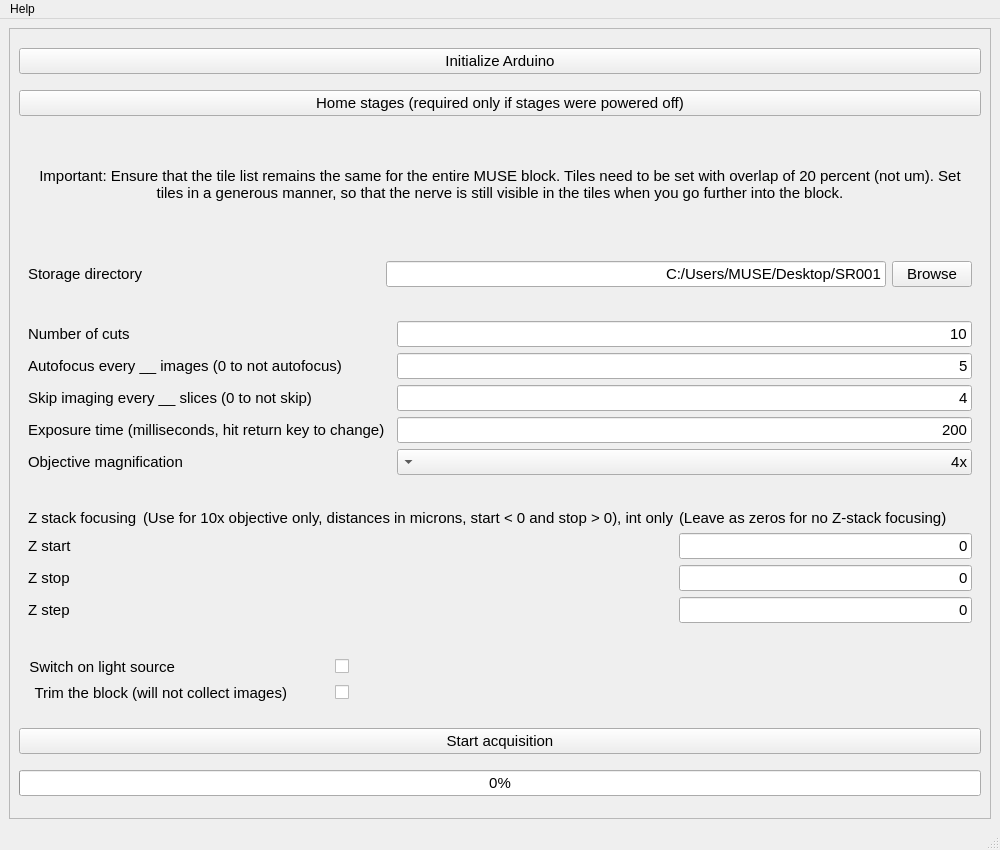
<?xml version="1.0" encoding="UTF-8"?>
<ui version="4.0">
 <class>MainWindow</class>
 <widget class="QMainWindow" name="MainWindow">
  <property name="geometry">
   <rect>
    <x>0</x>
    <y>0</y>
    <width>1000</width>
    <height>850</height>
   </rect>
  </property>
  <property name="sizePolicy">
   <sizepolicy hsizetype="Minimum" vsizetype="Minimum">
    <horstretch>0</horstretch>
    <verstretch>0</verstretch>
   </sizepolicy>
  </property>
  <property name="minimumSize">
   <size>
    <width>1000</width>
    <height>850</height>
   </size>
  </property>
  <property name="windowTitle">
   <string>3D-MUSE-acquire</string>
  </property>
  <property name="styleSheet">
   <string notr="true"/>
  </property>
  <widget class="QWidget" name="centralwidget">
   <layout class="QVBoxLayout" name="verticalLayout">
    <item>
     <widget class="QScrollArea" name="scrollArea">
      <property name="font">
       <font>
        <weight>75</weight>
        <bold>true</bold>
       </font>
      </property>
      <property name="widgetResizable">
       <bool>true</bool>
      </property>
      <widget class="QWidget" name="scrollAreaWidgetContents">
       <property name="geometry">
        <rect>
         <x>0</x>
         <y>0</y>
         <width>980</width>
         <height>789</height>
        </rect>
       </property>
       <layout class="QVBoxLayout" name="verticalLayout_2">
        <item>
         <widget class="QPushButton" name="initializeArduinoButton">
          <property name="sizePolicy">
           <sizepolicy hsizetype="Minimum" vsizetype="Fixed">
            <horstretch>0</horstretch>
            <verstretch>0</verstretch>
           </sizepolicy>
          </property>
          <property name="font">
           <font>
            <family>Segoe UI</family>
            <pointsize>11</pointsize>
            <weight>50</weight>
            <bold>false</bold>
           </font>
          </property>
          <property name="text">
           <string>Initialize Arduino</string>
          </property>
         </widget>
        </item>
        <item>
         <widget class="QPushButton" name="homeStagesPushButton">
          <property name="font">
           <font>
            <family>Segoe UI</family>
            <pointsize>11</pointsize>
            <weight>50</weight>
            <bold>false</bold>
           </font>
          </property>
          <property name="text">
           <string>Home stages (required only if stages were powered off)</string>
          </property>
         </widget>
        </item>
        <item>
         <widget class="QWidget" name="widget_3" native="true">
          <property name="sizePolicy">
           <sizepolicy hsizetype="Preferred" vsizetype="Fixed">
            <horstretch>0</horstretch>
            <verstretch>0</verstretch>
           </sizepolicy>
          </property>
          <layout class="QVBoxLayout" name="verticalLayout_3">
           <item>
            <widget class="QLabel" name="label_12">
             <property name="sizePolicy">
              <sizepolicy hsizetype="Preferred" vsizetype="Fixed">
               <horstretch>0</horstretch>
               <verstretch>0</verstretch>
              </sizepolicy>
             </property>
             <property name="minimumSize">
              <size>
               <width>0</width>
               <height>60</height>
              </size>
             </property>
             <property name="font">
              <font>
               <family>Segoe UI</family>
               <pointsize>11</pointsize>
               <weight>50</weight>
               <bold>false</bold>
              </font>
             </property>
             <property name="text">
              <string>Important: Ensure that the tile list remains the same for the entire MUSE block. Tiles need to be set with overlap of 20 percent (not um). Set tiles in a generous manner, so that the nerve is still visible in the tiles when you go further into the block.</string>
             </property>
             <property name="alignment">
              <set>Qt::AlignCenter</set>
             </property>
             <property name="wordWrap">
              <bool>true</bool>
             </property>
            </widget>
           </item>
          </layout>
         </widget>
        </item>
        <item>
         <widget class="QWidget" name="widget_2" native="true">
          <property name="sizePolicy">
           <sizepolicy hsizetype="Preferred" vsizetype="Fixed">
            <horstretch>0</horstretch>
            <verstretch>0</verstretch>
           </sizepolicy>
          </property>
          <layout class="QHBoxLayout" name="horizontalLayout_2">
           <item>
            <widget class="QLabel" name="label_1">
             <property name="sizePolicy">
              <sizepolicy hsizetype="Minimum" vsizetype="Fixed">
               <horstretch>0</horstretch>
               <verstretch>0</verstretch>
              </sizepolicy>
             </property>
             <property name="font">
              <font>
               <family>Segoe UI</family>
               <pointsize>11</pointsize>
               <weight>50</weight>
               <bold>false</bold>
              </font>
             </property>
             <property name="text">
              <string>Storage directory</string>
             </property>
            </widget>
           </item>
           <item>
            <spacer name="horizontalSpacer_2">
             <property name="orientation">
              <enum>Qt::Horizontal</enum>
             </property>
             <property name="sizeHint" stdset="0">
              <size>
               <width>40</width>
               <height>20</height>
              </size>
             </property>
            </spacer>
           </item>
           <item>
            <widget class="QLineEdit" name="storageDirEdit">
             <property name="enabled">
              <bool>true</bool>
             </property>
             <property name="sizePolicy">
              <sizepolicy hsizetype="Fixed" vsizetype="Fixed">
               <horstretch>0</horstretch>
               <verstretch>0</verstretch>
              </sizepolicy>
             </property>
             <property name="minimumSize">
              <size>
               <width>500</width>
               <height>0</height>
              </size>
             </property>
             <property name="font">
              <font>
               <family>Segoe UI</family>
               <pointsize>11</pointsize>
               <weight>50</weight>
               <bold>false</bold>
              </font>
             </property>
             <property name="layoutDirection">
              <enum>Qt::LeftToRight</enum>
             </property>
             <property name="text">
              <string>C:/Users/MUSE/Desktop/SR001</string>
             </property>
             <property name="alignment">
              <set>Qt::AlignRight|Qt::AlignTrailing|Qt::AlignVCenter</set>
             </property>
            </widget>
           </item>
           <item>
            <widget class="QPushButton" name="storageDirButton">
             <property name="font">
              <font>
               <family>Segoe UI</family>
               <pointsize>11</pointsize>
               <weight>50</weight>
               <bold>false</bold>
              </font>
             </property>
             <property name="text">
              <string>Browse</string>
             </property>
            </widget>
           </item>
          </layout>
         </widget>
        </item>
        <item>
         <widget class="QWidget" name="widget_5" native="true">
          <property name="sizePolicy">
           <sizepolicy hsizetype="Preferred" vsizetype="Fixed">
            <horstretch>0</horstretch>
            <verstretch>0</verstretch>
           </sizepolicy>
          </property>
          <layout class="QGridLayout" name="gridLayout_2">
           <item row="4" column="1">
            <spacer name="horizontalSpacer_6">
             <property name="orientation">
              <enum>Qt::Horizontal</enum>
             </property>
             <property name="sizeHint" stdset="0">
              <size>
               <width>40</width>
               <height>20</height>
              </size>
             </property>
            </spacer>
           </item>
           <item row="4" column="2">
            <widget class="QComboBox" name="objectiveComboBox">
             <property name="font">
              <font>
               <family>Segoe UI</family>
               <pointsize>11</pointsize>
               <weight>50</weight>
               <bold>false</bold>
              </font>
             </property>
             <property name="layoutDirection">
              <enum>Qt::RightToLeft</enum>
             </property>
             <item>
              <property name="text">
               <string>4x</string>
              </property>
             </item>
             <item>
              <property name="text">
               <string>10x</string>
              </property>
             </item>
            </widget>
           </item>
           <item row="1" column="2">
            <widget class="QLineEdit" name="autoFocusEveryLineEdit">
             <property name="font">
              <font>
               <family>Segoe UI</family>
               <pointsize>11</pointsize>
               <weight>50</weight>
               <bold>false</bold>
              </font>
             </property>
             <property name="text">
              <string>5</string>
             </property>
             <property name="alignment">
              <set>Qt::AlignRight|Qt::AlignTrailing|Qt::AlignVCenter</set>
             </property>
            </widget>
           </item>
           <item row="0" column="2">
            <widget class="QLineEdit" name="numberCutsEdit">
             <property name="sizePolicy">
              <sizepolicy hsizetype="Preferred" vsizetype="Preferred">
               <horstretch>0</horstretch>
               <verstretch>0</verstretch>
              </sizepolicy>
             </property>
             <property name="minimumSize">
              <size>
               <width>575</width>
               <height>0</height>
              </size>
             </property>
             <property name="font">
              <font>
               <family>Segoe UI</family>
               <pointsize>11</pointsize>
               <weight>50</weight>
               <bold>false</bold>
              </font>
             </property>
             <property name="text">
              <string>10</string>
             </property>
             <property name="alignment">
              <set>Qt::AlignRight|Qt::AlignTrailing|Qt::AlignVCenter</set>
             </property>
            </widget>
           </item>
           <item row="0" column="0">
            <widget class="QLabel" name="label_2">
             <property name="font">
              <font>
               <family>Segoe UI</family>
               <pointsize>11</pointsize>
               <weight>50</weight>
               <bold>false</bold>
              </font>
             </property>
             <property name="text">
              <string>Number of cuts</string>
             </property>
            </widget>
           </item>
           <item row="0" column="1">
            <spacer name="horizontalSpacer_5">
             <property name="orientation">
              <enum>Qt::Horizontal</enum>
             </property>
             <property name="sizeHint" stdset="0">
              <size>
               <width>377</width>
               <height>20</height>
              </size>
             </property>
            </spacer>
           </item>
           <item row="1" column="1">
            <spacer name="horizontalSpacer">
             <property name="orientation">
              <enum>Qt::Horizontal</enum>
             </property>
             <property name="sizeHint" stdset="0">
              <size>
               <width>40</width>
               <height>20</height>
              </size>
             </property>
            </spacer>
           </item>
           <item row="3" column="1">
            <spacer name="horizontalSpacer_4">
             <property name="orientation">
              <enum>Qt::Horizontal</enum>
             </property>
             <property name="sizeHint" stdset="0">
              <size>
               <width>40</width>
               <height>20</height>
              </size>
             </property>
            </spacer>
           </item>
           <item row="2" column="0">
            <widget class="QLabel" name="label_4">
             <property name="font">
              <font>
               <family>Segoe UI</family>
               <pointsize>11</pointsize>
               <weight>50</weight>
               <bold>false</bold>
              </font>
             </property>
             <property name="text">
              <string>Skip imaging every __ slices (0 to not skip)</string>
             </property>
            </widget>
           </item>
           <item row="3" column="0">
            <widget class="QLabel" name="label_5">
             <property name="font">
              <font>
               <family>Segoe UI</family>
               <pointsize>11</pointsize>
               <weight>50</weight>
               <bold>false</bold>
              </font>
             </property>
             <property name="text">
              <string>Exposure time (milliseconds, hit return key to change)</string>
             </property>
            </widget>
           </item>
           <item row="3" column="2">
            <widget class="QLineEdit" name="exposureTimeLineEdit">
             <property name="font">
              <font>
               <family>Segoe UI</family>
               <pointsize>11</pointsize>
               <weight>50</weight>
               <bold>false</bold>
              </font>
             </property>
             <property name="text">
              <string>200</string>
             </property>
             <property name="alignment">
              <set>Qt::AlignRight|Qt::AlignTrailing|Qt::AlignVCenter</set>
             </property>
            </widget>
           </item>
           <item row="4" column="0">
            <widget class="QLabel" name="label">
             <property name="font">
              <font>
               <family>Segoe UI</family>
               <pointsize>11</pointsize>
               <weight>50</weight>
               <bold>false</bold>
              </font>
             </property>
             <property name="text">
              <string>Objective magnification</string>
             </property>
            </widget>
           </item>
           <item row="2" column="2">
            <widget class="QLineEdit" name="skipEveryLineEdit">
             <property name="font">
              <font>
               <family>Segoe UI</family>
               <pointsize>11</pointsize>
               <weight>50</weight>
               <bold>false</bold>
              </font>
             </property>
             <property name="text">
              <string>4</string>
             </property>
             <property name="alignment">
              <set>Qt::AlignRight|Qt::AlignTrailing|Qt::AlignVCenter</set>
             </property>
            </widget>
           </item>
           <item row="1" column="0">
            <widget class="QLabel" name="label_3">
             <property name="font">
              <font>
               <family>Segoe UI</family>
               <pointsize>11</pointsize>
               <weight>50</weight>
               <bold>false</bold>
              </font>
             </property>
             <property name="text">
              <string>Autofocus every __ images (0 to not autofocus)</string>
             </property>
            </widget>
           </item>
           <item row="2" column="1">
            <spacer name="horizontalSpacer_3">
             <property name="orientation">
              <enum>Qt::Horizontal</enum>
             </property>
             <property name="sizeHint" stdset="0">
              <size>
               <width>40</width>
               <height>20</height>
              </size>
             </property>
            </spacer>
           </item>
          </layout>
         </widget>
        </item>
        <item>
         <widget class="QWidget" name="widget" native="true">
          <property name="sizePolicy">
           <sizepolicy hsizetype="Preferred" vsizetype="Fixed">
            <horstretch>0</horstretch>
            <verstretch>0</verstretch>
           </sizepolicy>
          </property>
          <layout class="QGridLayout" name="gridLayout_3">
           <item row="0" column="0">
            <widget class="QLabel" name="label_6">
             <property name="font">
              <font>
               <family>Segoe UI</family>
               <pointsize>11</pointsize>
               <weight>50</weight>
               <bold>false</bold>
              </font>
             </property>
             <property name="text">
              <string>Z stack focusing</string>
             </property>
            </widget>
           </item>
           <item row="1" column="0">
            <widget class="QLabel" name="label_7">
             <property name="font">
              <font>
               <family>Segoe UI</family>
               <pointsize>11</pointsize>
               <weight>50</weight>
               <bold>false</bold>
              </font>
             </property>
             <property name="text">
              <string>Z start</string>
             </property>
            </widget>
           </item>
           <item row="2" column="1">
            <spacer name="horizontalSpacer_9">
             <property name="orientation">
              <enum>Qt::Horizontal</enum>
             </property>
             <property name="sizeHint" stdset="0">
              <size>
               <width>40</width>
               <height>20</height>
              </size>
             </property>
            </spacer>
           </item>
           <item row="2" column="0">
            <widget class="QLabel" name="label_8">
             <property name="font">
              <font>
               <family>Segoe UI</family>
               <pointsize>11</pointsize>
               <weight>50</weight>
               <bold>false</bold>
              </font>
             </property>
             <property name="text">
              <string>Z stop</string>
             </property>
            </widget>
           </item>
           <item row="1" column="1">
            <spacer name="horizontalSpacer_10">
             <property name="orientation">
              <enum>Qt::Horizontal</enum>
             </property>
             <property name="sizeHint" stdset="0">
              <size>
               <width>40</width>
               <height>20</height>
              </size>
             </property>
            </spacer>
           </item>
           <item row="3" column="1">
            <spacer name="horizontalSpacer_11">
             <property name="orientation">
              <enum>Qt::Horizontal</enum>
             </property>
             <property name="sizeHint" stdset="0">
              <size>
               <width>40</width>
               <height>20</height>
              </size>
             </property>
            </spacer>
           </item>
           <item row="3" column="0">
            <widget class="QLabel" name="label_9">
             <property name="font">
              <font>
               <family>Segoe UI</family>
               <pointsize>11</pointsize>
               <weight>50</weight>
               <bold>false</bold>
              </font>
             </property>
             <property name="text">
              <string>Z step</string>
             </property>
            </widget>
           </item>
           <item row="1" column="2">
            <widget class="QLineEdit" name="z_startLineEdit">
             <property name="font">
              <font>
               <family>Segoe UI</family>
               <pointsize>11</pointsize>
               <weight>50</weight>
               <bold>false</bold>
              </font>
             </property>
             <property name="text">
              <string>0</string>
             </property>
             <property name="alignment">
              <set>Qt::AlignRight|Qt::AlignTrailing|Qt::AlignVCenter</set>
             </property>
            </widget>
           </item>
           <item row="2" column="2">
            <widget class="QLineEdit" name="z_stopLineEdit">
             <property name="font">
              <font>
               <family>Segoe UI</family>
               <pointsize>11</pointsize>
               <weight>50</weight>
               <bold>false</bold>
              </font>
             </property>
             <property name="text">
              <string>0</string>
             </property>
             <property name="alignment">
              <set>Qt::AlignRight|Qt::AlignTrailing|Qt::AlignVCenter</set>
             </property>
            </widget>
           </item>
           <item row="3" column="2">
            <widget class="QLineEdit" name="z_stepLineEdit">
             <property name="font">
              <font>
               <family>Segoe UI</family>
               <pointsize>11</pointsize>
               <weight>50</weight>
               <bold>false</bold>
              </font>
             </property>
             <property name="text">
              <string>0</string>
             </property>
             <property name="alignment">
              <set>Qt::AlignRight|Qt::AlignTrailing|Qt::AlignVCenter</set>
             </property>
            </widget>
           </item>
           <item row="0" column="1">
            <widget class="QLabel" name="label_10">
             <property name="font">
              <font>
               <family>Segoe UI</family>
               <pointsize>11</pointsize>
               <weight>50</weight>
               <bold>false</bold>
              </font>
             </property>
             <property name="text">
              <string>(Use for 10x objective only, distances in microns, start &lt; 0 and stop &gt; 0), int only</string>
             </property>
            </widget>
           </item>
           <item row="0" column="2">
            <widget class="QLabel" name="label_11">
             <property name="font">
              <font>
               <family>Segoe UI</family>
               <pointsize>11</pointsize>
               <weight>50</weight>
               <bold>false</bold>
              </font>
             </property>
             <property name="text">
              <string>(Leave as zeros for no Z-stack focusing)</string>
             </property>
            </widget>
           </item>
          </layout>
         </widget>
        </item>
        <item>
         <widget class="QWidget" name="widget_6" native="true">
          <property name="sizePolicy">
           <sizepolicy hsizetype="Preferred" vsizetype="Fixed">
            <horstretch>0</horstretch>
            <verstretch>0</verstretch>
           </sizepolicy>
          </property>
          <layout class="QGridLayout" name="gridLayout">
           <item row="4" column="3">
            <spacer name="horizontalSpacer_8">
             <property name="orientation">
              <enum>Qt::Horizontal</enum>
             </property>
             <property name="sizeHint" stdset="0">
              <size>
               <width>40</width>
               <height>20</height>
              </size>
             </property>
            </spacer>
           </item>
           <item row="0" column="2">
            <widget class="QCheckBox" name="switchOnLightCheckbox">
             <property name="sizePolicy">
              <sizepolicy hsizetype="Minimum" vsizetype="Fixed">
               <horstretch>0</horstretch>
               <verstretch>0</verstretch>
              </sizepolicy>
             </property>
             <property name="font">
              <font>
               <family>Segoe UI</family>
               <pointsize>11</pointsize>
               <weight>50</weight>
               <bold>false</bold>
              </font>
             </property>
             <property name="layoutDirection">
              <enum>Qt::RightToLeft</enum>
             </property>
             <property name="styleSheet">
              <string notr="true">spacing:160px;</string>
             </property>
             <property name="text">
              <string>Switch on light source</string>
             </property>
            </widget>
           </item>
           <item row="0" column="3">
            <spacer name="horizontalSpacer_7">
             <property name="orientation">
              <enum>Qt::Horizontal</enum>
             </property>
             <property name="sizeHint" stdset="0">
              <size>
               <width>40</width>
               <height>20</height>
              </size>
             </property>
            </spacer>
           </item>
           <item row="4" column="2">
            <widget class="QCheckBox" name="trimBlockCheckbox">
             <property name="font">
              <font>
               <family>Segoe UI</family>
               <pointsize>11</pointsize>
               <weight>50</weight>
               <bold>false</bold>
              </font>
             </property>
             <property name="layoutDirection">
              <enum>Qt::RightToLeft</enum>
             </property>
             <property name="styleSheet">
              <string notr="true">spacing:48;</string>
             </property>
             <property name="text">
              <string>Trim the block (will not collect images)</string>
             </property>
            </widget>
           </item>
          </layout>
         </widget>
        </item>
        <item>
         <widget class="QPushButton" name="startAcquisitionButton">
          <property name="sizePolicy">
           <sizepolicy hsizetype="Minimum" vsizetype="Fixed">
            <horstretch>0</horstretch>
            <verstretch>0</verstretch>
           </sizepolicy>
          </property>
          <property name="font">
           <font>
            <family>Segoe UI</family>
            <pointsize>11</pointsize>
            <weight>50</weight>
            <bold>false</bold>
           </font>
          </property>
          <property name="text">
           <string>Start acquisition</string>
          </property>
         </widget>
        </item>
        <item>
         <widget class="QProgressBar" name="progressBar">
          <property name="font">
           <font>
            <family>Segoe UI</family>
            <pointsize>11</pointsize>
            <weight>50</weight>
            <bold>false</bold>
           </font>
          </property>
          <property name="value">
           <number>0</number>
          </property>
         </widget>
        </item>
       </layout>
      </widget>
     </widget>
    </item>
   </layout>
  </widget>
  <widget class="QMenuBar" name="menubar">
   <property name="geometry">
    <rect>
     <x>0</x>
     <y>0</y>
     <width>1000</width>
     <height>21</height>
    </rect>
   </property>
   <widget class="QMenu" name="menuHelp">
    <property name="title">
     <string>Help</string>
    </property>
    <addaction name="actionInstructions"/>
   </widget>
   <addaction name="menuHelp"/>
  </widget>
  <widget class="QStatusBar" name="statusbar"/>
  <action name="actionInstructions_for_use">
   <property name="text">
    <string>Instructions for use</string>
   </property>
  </action>
  <action name="actionInstructions">
   <property name="text">
    <string>Instructions</string>
   </property>
  </action>
 </widget>
 <resources/>
 <connections>
  <connection>
   <sender>switchOnLightCheckbox</sender>
   <signal>toggled(bool)</signal>
   <receiver>MainWindow</receiver>
   <slot>switch_on_light_source()</slot>
   <hints>
    <hint type="sourcelabel">
     <x>515</x>
     <y>638</y>
    </hint>
    <hint type="destinationlabel">
     <x>349</x>
     <y>417</y>
    </hint>
   </hints>
  </connection>
  <connection>
   <sender>initializeArduinoButton</sender>
   <signal>released()</signal>
   <receiver>MainWindow</receiver>
   <slot>initialize_arduino()</slot>
   <hints>
    <hint type="sourcelabel">
     <x>349</x>
     <y>774</y>
    </hint>
    <hint type="destinationlabel">
     <x>349</x>
     <y>449</y>
    </hint>
   </hints>
  </connection>
  <connection>
   <sender>storageDirButton</sender>
   <signal>released()</signal>
   <receiver>MainWindow</receiver>
   <slot>open_storage_dir()</slot>
   <hints>
    <hint type="sourcelabel">
     <x>634</x>
     <y>467</y>
    </hint>
    <hint type="destinationlabel">
     <x>349</x>
     <y>449</y>
    </hint>
   </hints>
  </connection>
  <connection>
   <sender>actionInstructions</sender>
   <signal>triggered()</signal>
   <receiver>MainWindow</receiver>
   <slot>open_instructions()</slot>
   <hints>
    <hint type="sourcelabel">
     <x>-1</x>
     <y>-1</y>
    </hint>
    <hint type="destinationlabel">
     <x>384</x>
     <y>299</y>
    </hint>
   </hints>
  </connection>
  <connection>
   <sender>startAcquisitionButton</sender>
   <signal>released()</signal>
   <receiver>MainWindow</receiver>
   <slot>run_acquisition()</slot>
   <hints>
    <hint type="sourcelabel">
     <x>384</x>
     <y>468</y>
    </hint>
    <hint type="destinationlabel">
     <x>384</x>
     <y>299</y>
    </hint>
   </hints>
  </connection>
  <connection>
   <sender>homeStagesPushButton</sender>
   <signal>released()</signal>
   <receiver>MainWindow</receiver>
   <slot>home_stages()</slot>
   <hints>
    <hint type="sourcelabel">
     <x>474</x>
     <y>127</y>
    </hint>
    <hint type="destinationlabel">
     <x>474</x>
     <y>299</y>
    </hint>
   </hints>
  </connection>
  <connection>
   <sender>exposureTimeLineEdit</sender>
   <signal>returnPressed()</signal>
   <receiver>MainWindow</receiver>
   <slot>change_exposure_time()</slot>
   <hints>
    <hint type="sourcelabel">
     <x>684</x>
     <y>446</y>
    </hint>
    <hint type="destinationlabel">
     <x>499</x>
     <y>424</y>
    </hint>
   </hints>
  </connection>
 </connections>
 <slots>
  <slot>run_acquisition()</slot>
  <slot>switch_on_light_source()</slot>
  <slot>initialize_arduino()</slot>
  <slot>open_storage_dir()</slot>
  <slot>open_instructions()</slot>
  <slot>home_stages()</slot>
  <slot>change_exposure_time()</slot>
 </slots>
</ui>
